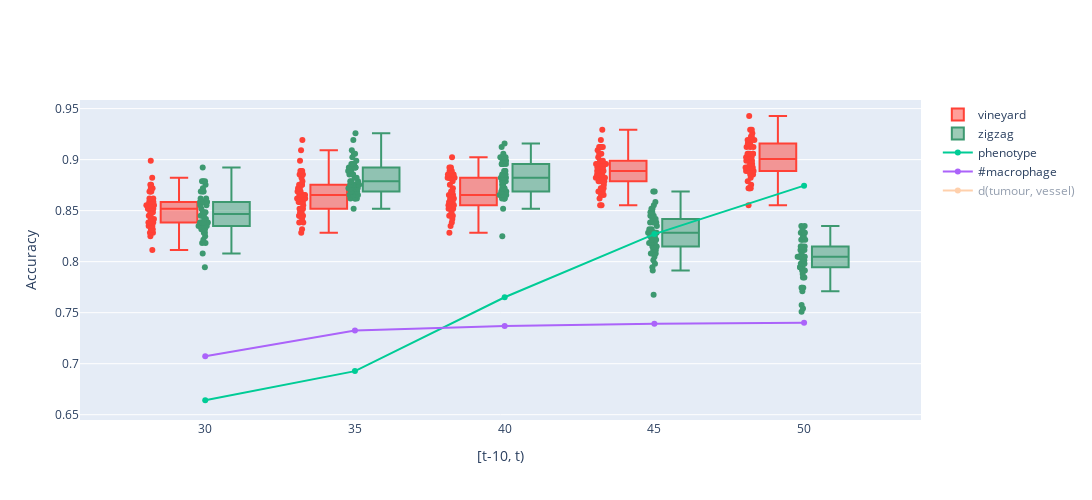

Here is the notebook cell this chart was saved with:
### Code cell
fig = go.Figure()

l_i = [0, 5, 10, 15, 19]
l_t = [30,35,40, 45, 50]

fig.add_trace(go.Box(
    y=[s for i in l_i for s in scores_t['vineyard'][i] ],
    x=[t for t in l_t for _ in range(50)],
    name='vineyard',
    marker_color='#FF4136'
))
fig.add_trace(go.Box(
    y=[s for i in l_i for s in scores_t['zigzag'][i] ],
    x=[t for t in l_t for _ in range(50)],
    name='zigzag',
    marker_color='#3D9970'
))
fig.update_traces(
    boxpoints="all",
)

# fig.add_trace(go.Scatter(
#     name='phenotype',
#     x=times,
#     y=np.array(scores_t['phenotype']).mean(axis=1),
#     mode='lines+markers',
# ))
fig.add_trace(go.Scatter(
    name='phenotype',
    x=l_t,
    y=np.array(scores_t['phenotype'])[l_i].mean(axis=1),
    mode='lines+markers',
))
fig.add_trace(go.Scatter(
    name='#macrophage',
    x=l_t,
    y=np.array(scores_t['#macrophage'])[l_i].mean(axis=1),
    mode='lines+markers',
))
# fig.add_trace(go.Scatter(
#     name='d(tumour, vessel)',
#     x=l_t,
#     y=np.array(scores_t['tumour-vessel distance'])[l_i].mean(axis=1),
#     mode='lines+markers',
# ))
# fig.add_trace(go.Scatter(
#     name='#tumour',
#     x=l_t,
#     y=np.array(scores_t['#tumour'])[l_i].mean(axis=1),
#     mode='lines+markers',
# ))


fig.update_layout(
    width=2_000,
    height=500,    
    yaxis_title='Accuracy',
    xaxis_title='[t-10, t)',
    boxmode='group',
)
fig.show()

### Figure 1 — Plotly figure (JSON) as saved in the notebook; plotly's stock layout.template omitted (floating-point values rounded to 4 significant figures; data arrays with more than 128 entries replaced by an {"elided": "..."} marker saying what was removed)
{"data": [{"boxpoints": "all", "marker": {"color": "#FF4136"}, "name": "vineyard", "type": "box", "x": {"elided": "250 int values"}, "y": {"elided": "250 float values"}}, {"boxpoints": "all", "marker": {"color": "#3D9970"}, "name": "zigzag", "type": "box", "x": {"elided": "250 int values"}, "y": {"elided": "250 float values"}}, {"mode": "lines+markers", "name": "phenotype", "type": "scatter", "visible": true, "x": [30, 35, 40, 45, 50], "y": [0.6642, 0.6927, 0.7651, 0.827, 0.8745]}, {"mode": "lines+markers", "name": "#macrophage", "type": "scatter", "visible": true, "x": [30, 35, 40, 45, 50], "y": [0.7074, 0.7326, 0.7368, 0.7393, 0.7401]}, {"mode": "lines+markers", "name": "d(tumour, vessel)", "type": "scatter", "visible": "legendonly", "x": [30, 35, 40, 45, 50], "y": [0.594, 0.5997, 0.7445, 0.8552, 0.9189]}], "layout": {"boxmode": "group", "height": 500, "width": 2000, "xaxis": {"autorange": true, "range": [25.87, 53.9], "title": {"text": "[t-10, t)"}, "type": "linear"}, "yaxis": {"autorange": true, "range": [0.6448, 0.9584], "title": {"text": "Accuracy"}, "type": "linear"}}}
